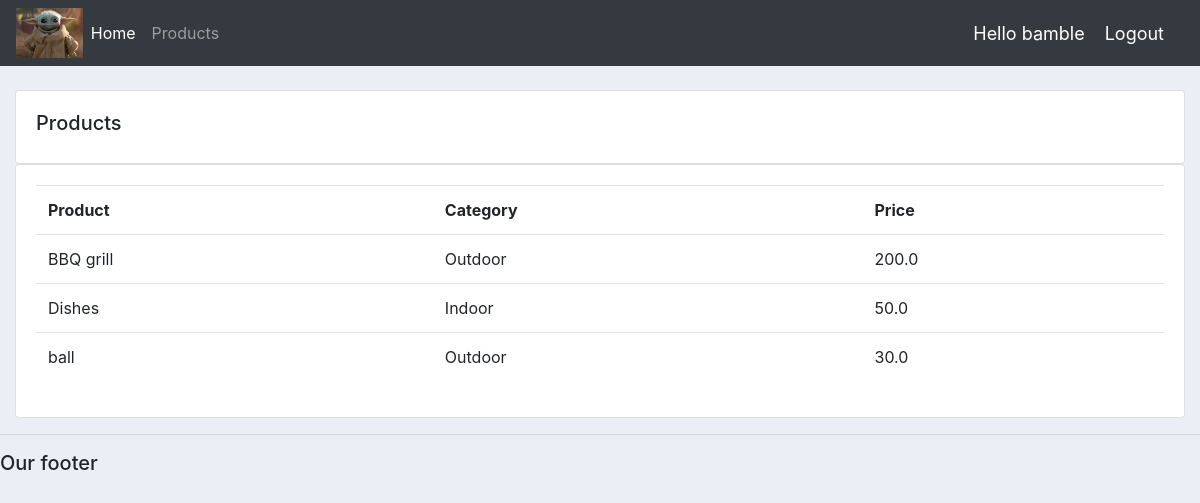
Screenshot of /products/ (signed in) with the database file from the repository.
### accounts/models.py (models this page shows, shortened)
class Product(models.Model):
    CATEGORY=(
        ('Indoor','Indoor'),
        ('Outdoor','Outdoor'),
    )
    name = models.CharField(max_length=200, null=True)
    category = models.CharField(max_length=200, null=True,choices=CATEGORY)
    description = models.TextField(max_length=2000, null=True)
    price=models.FloatField(null=True)
    date_created = models.DateTimeField(auto_now_add=True, null=True)
    tags=models.ManyToManyField(Tag)

### accounts/decorators.py (the view)
        def wrapper_func(request,*args,**kwargs):
            group=None
            if request.user.groups.exists():
                group=request.user.groups.all()[0].name
            if group in allowed_roles:
                return view_func(request,*args,**kwargs)
            else:
                return HttpResponse("You are not authorized to view this page")

### accounts/views.py (called while the page is built)
@login_required
@allowed_user(allowed_roles=['admin'])
def products(request):
    products=Product.objects.all()
    return render(request,'accounts/products.html', {'products':products})

### accounts/templates/accounts/products.html
{%  extends 'accounts/main.html' %}
{% block content %}
		<br>
		<div class="row">
			<div class="col-md">
				<div class="card card-body">
					<h5>Products</h5>
				</div>
				<div class="card card-body">
					<table class="table">
						<tr>
							<th>Product</th>
							<th>Category</th>
							<th>Price</th>
						</tr>
						{% for i in products %}
							<tr>
								<td>{{i.name}}</td>
								<td>{{i.category}}</td>
								<td>{{i.price}}</td>
							</tr>
						{% endfor %}
					</table>
				</div>
			</div>
		</div>
{% endblock content %}

### accounts/templates/accounts/navbar.html (shortened to what this page needs)
{% load static %}
<link rel="stylesheet" type="text/css" href="{% static 'css/main.css' %}">
<nav class="navbar navbar-expand-lg navbar-dark bg-dark">
  <img src="{% static 'images/default.jpg' %}" class="imgprop">
  <div class="collapse navbar-collapse" id="navbarNavAltMarkup">
    <div class="navbar-nav">
      {% if request.user.is_staff %}
      <a class="nav-item nav-link active" href="{% url 'account-home' %}">Home <span class="sr-only">(current)</span></a>
      <a class="nav-item nav-link" href="{% url 'account-products' %}">Products</a>
      {% else %}
        <a class="nav-item nav-link" href="{% url 'account' %}">Settings</a>
      {% endif %}
    </div>
  </div>
  {% if user.is_authenticated %}
  <span class="hello-msg">Hello {{request.user}}</span>
  <span><a class="hello-msg" href="{% url 'logout' %}">Logout</a></span>
  {% endif %}
</nav>

### static/css/main.css (style rules this page uses)
body { background-color: #ebeff5; }
.imgprop { height:50px; }

### accounts/templates/accounts/navbar.html (style rules this page uses)
.hello-msg { font-size:18px; color:#fff; margin-right:20px; }

### rows the page displays
Product: name "BBQ grill", category "Outdoor", price "200.0"
Product: name "Dishes", category "Indoor", price "50.0"
Product: name "ball", category "Outdoor", price "30.0"

### other values shown
{{ request.user }} "bamble"
